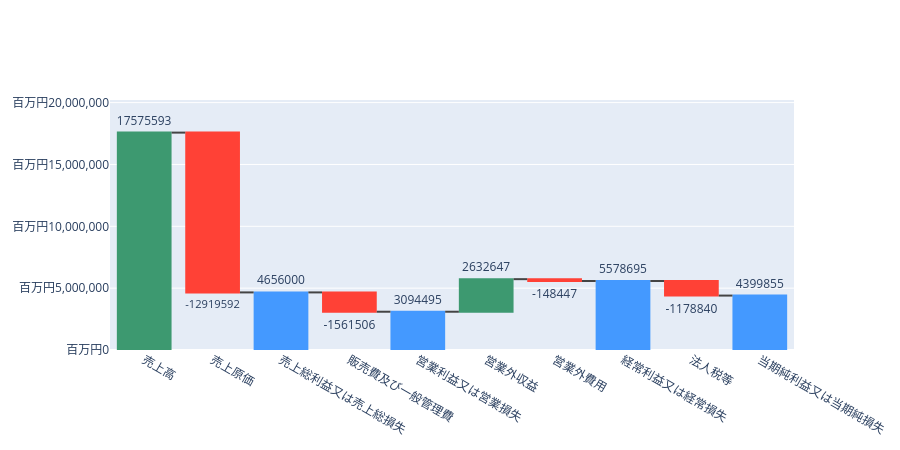

Notebook code for this chart:
### Code cell
waterfall_fig = go.Figure(go.Waterfall(
    x=statements,
    y=waterfall_data["value"],
    measure=measures,
    text=waterfall_data["value"].astype(str),
    textposition="outside",
))
# レイアウトでy軸の範囲を0円から売り上げより少し大きい金額までに設定
waterfall_fig.update_layout(width=900, height=450,
    yaxis = {
        "tickformat": ",.0f",
        "tickprefix": "百万円",
        "title": None,
        "range": [
            0,
            int(waterfall_data.set_index("statement").at["売上高", "value"]) 
            * 1.15,
        ],                      
    },
)
waterfall_fig.show()

### Figure 1 — Plotly figure (JSON) as saved in the notebook; plotly's stock layout.template omitted (floating-point values rounded to 4 significant figures)
{"data": [{"measure": ["relative", "relative", "total", "relative", "total", "relative", "relative", "total", "relative", "total"], "text": ["17575593", "-12919592", "4656000", "-1561506", "3094495", "2632647", "-148447", "5578695", "-1178840", "4399855"], "textposition": "outside", "type": "waterfall", "x": ["売上高", "売上原価", "売上総利益又は売上総損失", "販売費及び一般管理費", "営業利益又は営業損失", "営業外収益", "営業外費用", "経常利益又は経常損失", "法人税等", "当期純利益又は当期純損失"], "y": [17575593, -12919592, 4656000, -1561506, 3094495, 2632647, -148447, 5578695, -1178840, 4399855]}], "layout": {"height": 450, "width": 900, "yaxis": {"range": [0, 20210000.0], "tickformat": ",.0f", "tickprefix": "百万円", "title": {}}}}
